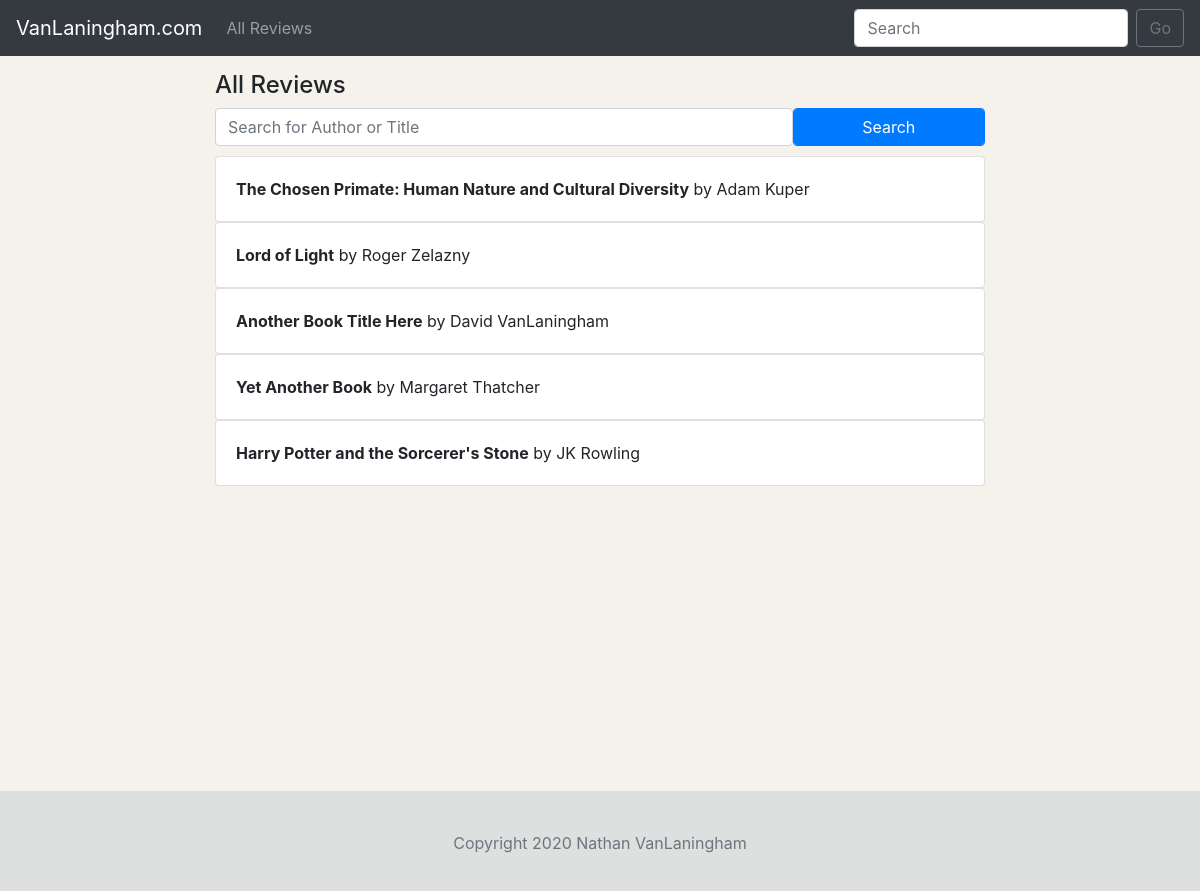
The app's page /allReviews, older data.
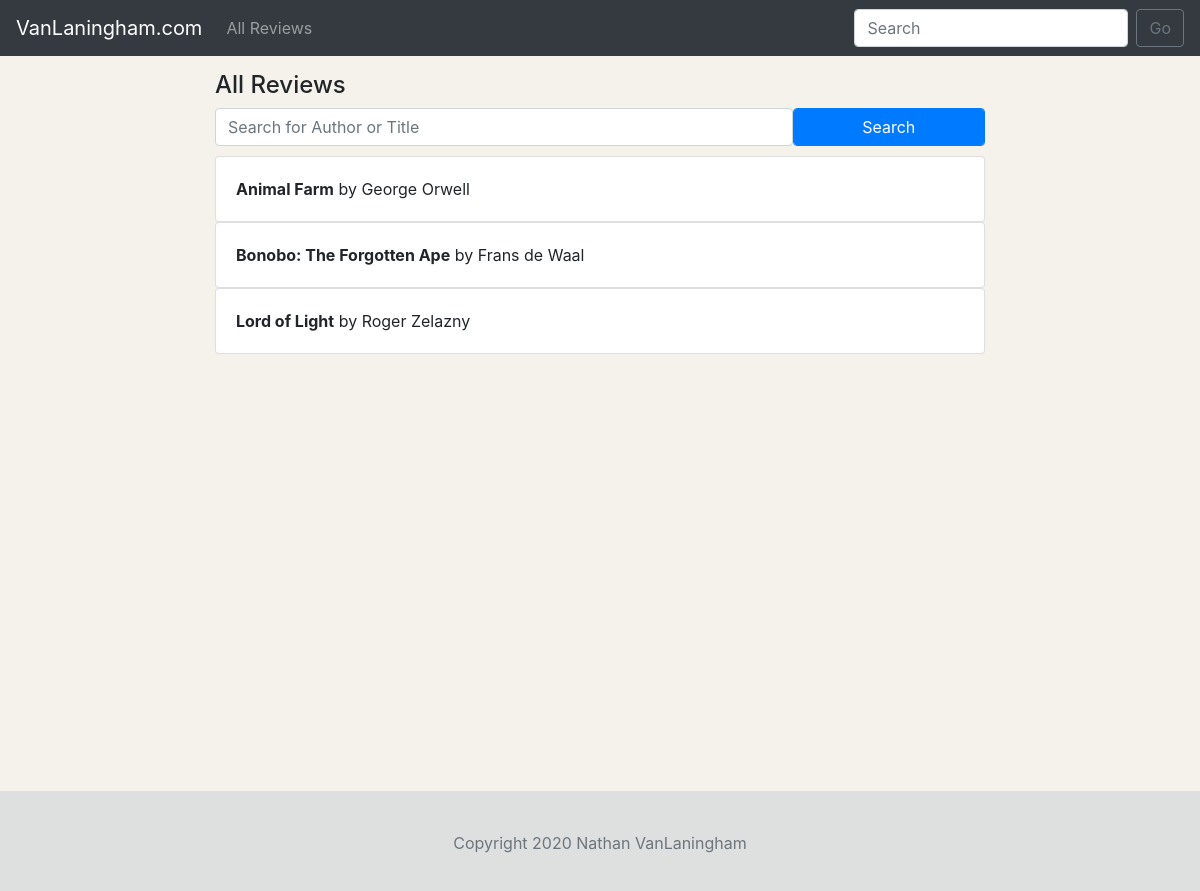
The same page, newer data.
### reviews/models.py (models this page shows, shortened)
class Review(models.Model):
    body = RichTextField(blank=True, null=True)
    bookTitle = models.CharField(max_length=256, null=False)
    bookAuthor = models.CharField(max_length=64, null=False)
    thumbnail = models.ImageField(null=True, upload_to='images/')

### reviews/views.py (the view)
# urls.py: path('allReviews', views.allReviews, name='allReviews')
def allReviews(request):
    try:
        reviews = getSearchResults(request.GET['search'])
        search = request.GET['search']
        context = {
            "reviews": reviews,
            "search": search,
        }
    except KeyError:
        reviews = Review.objects.all()
        context = {"reviews": reviews}
    return render(request, 'reviews/allReviews.html', context)

### reviews/templates/reviews/allReviews.HTML (shortened to what this page needs)
{% extends 'layout.html' %}
{% block body %}
<div class="container-fluid main-container">
    <div class="row">
        <div class="col-md-2"></div>
        <div class="col">
            {% if search %}
            <h4>Search Results</h4>
            {% else %}
            <h4>All Reviews</h4>
            {% endif %}
        </div>
        <div class="col-md-2"></div>
    </div>
    <div class="row" id="search-row">
        <div class="col-md-2"></div>
        <div class="col">
            <form class="form form-inline" action="{% url 'allReviews' %}">
                <input name="search" type="text" class="form-control" aria-label="search" placeholder="Search for Author or Title" id="page-search-input">
                <button type="submit" class="form-control btn-primary" id="page-search-submit">Search</button>
            </form>
        </div>
        <div class="col-md-2"></div>
    </div>
    {% if reviews %}
    {% for review in reviews %}
    <div class="row">
        <div class="col-md-2"></div>
        <div class="col">
            <div class="card list-card">
                <div class="card-body"><b>{{ review.bookTitle }}</b> by {{ review.bookAuthor }}</div>
            </div>
        </div>
        <div class="col-md-2"></div>
    </div>
    {% endfor %}
    {% endif %}
</div>
{% endblock %}

### reviews/templates/layout.html (shortened to what this page needs)
{% load static %}
<!doctype html>
<html lang="en">
  <head>
    <link rel="stylesheet" href="https://cdn.jsdelivr.net/npm/bootstrap@4.5.3/dist/css/bootstrap.min.css">
    <link rel="stylesheet" href="{% static '/css/style.css' %}">
  </head>
  <body>
    <nav class="navbar navbar-expand-md navbar-dark bg-dark">
        <a class="navbar-brand" href="{% url 'home' %}">VanLaningham.com</a>
        <div class="collapse navbar-collapse" id="navbar-links">
          <ul class="navbar-nav">
            <div class="nav-item">
              <a href="{% url 'allReviews' %}" class="nav-link">All Reviews</a>
            </div>
          </ul>
          <div class="navbar-nav ml-auto">
              <form class="form-inline" action="{% url 'allReviews' %}">
                <input name="search" type="text" class="form-control mr-sm-2" type="search" placeholder="Search" aria-label="search">
                  <button type="submit" class="form-control btn btn-outline-secondary">Go</button>
              </form>
          </div>
        </div>
    </nav>
  {% block body %}{% endblock %}
    <footer>
        <div class="container-fluid full-width">
            <div class="row text-center">
                <div class="col-sm-4"></div>
                <div class="col-sm-4"><p class="text-muted">Copyright 2020 Nathan VanLaningham</p></div>
                <div class="col-sm-4"></div>
            </div>
        </div>
    </footer>
  </body>
</html>

### reviews/static/css/style.css (style rules this page uses)
html, body { height: 100%; margin: 0; padding: 0; }
.main-container { box-sizing: border-box; min-height: 90%; margin-bottom: 0; position: relative; }
body { background-color: #f5f2eb; }
nav { margin-bottom: 15px; }
nav a { color: white; }
#page-search-input { width: 75%; }
#page-search-submit { width: 25%; }
#search-row { margin-bottom: 10px; }
footer { min-height: 100px; padding-top: 40px; background-color: #dee0df; }

Row changes from the older to the newer data that the page shows:
removed Review: bookTitle "The Chosen Primate: Human Nature and Cultural Diversity", bookAuthor "Adam Kuper"
removed Review: bookTitle "Another Book Title Here", bookAuthor "David VanLaningham"
removed Review: bookTitle "Yet Another Book", bookAuthor "Margaret Thatcher"
removed Review: bookTitle "Harry Potter and the Sorcerer's Stone", bookAuthor "JK Rowling"
added Review: bookTitle "Animal Farm", bookAuthor "George Orwell"
added Review: bookTitle "Bonobo: The Forgotten Ape", bookAuthor "Frans de Waal"
